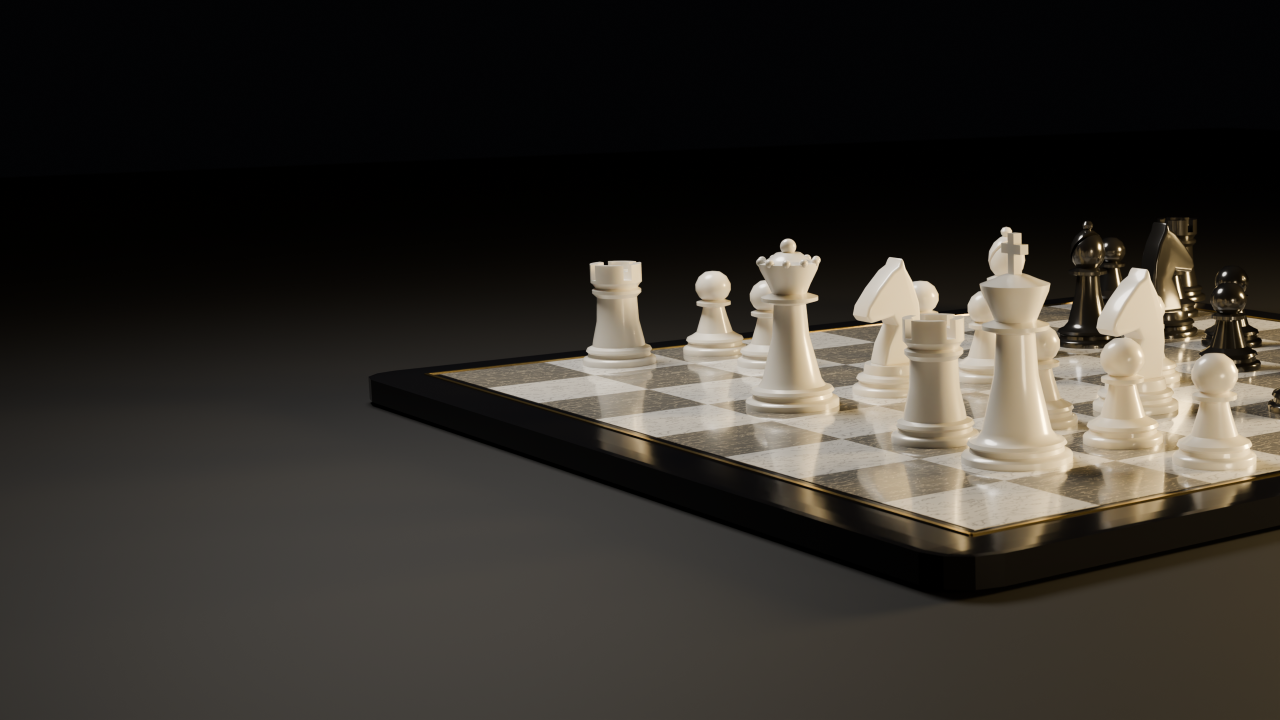
#> input picture assets_src/steam/illustrations/steam_large.png, 2560 x 1440 px, found by its file name (shown at 1/2 size)
$ python capsules.py
#> lines starting #> are read from the running program, lines starting #| are printed output that depends on the picture
"""Images de la page Steam de SickChess (formats Steamworks, verifies le 17/10/2026)."""
import os
from PIL import Image, ImageDraw, ImageFont, ImageFilter
B = "/tmp/claude-0/-home-claude/871d864b-9b4a-5f6b-b2d5-d5bfbc1b0e87/scratchpad/blender/out"
L = "/home/claude/logo"
LARGE = Image.open(f"{B}/steam_large.png").convert("RGB")
CENTRE = Image.open(f"{B}/steam_large_centre.png").convert("RGB")
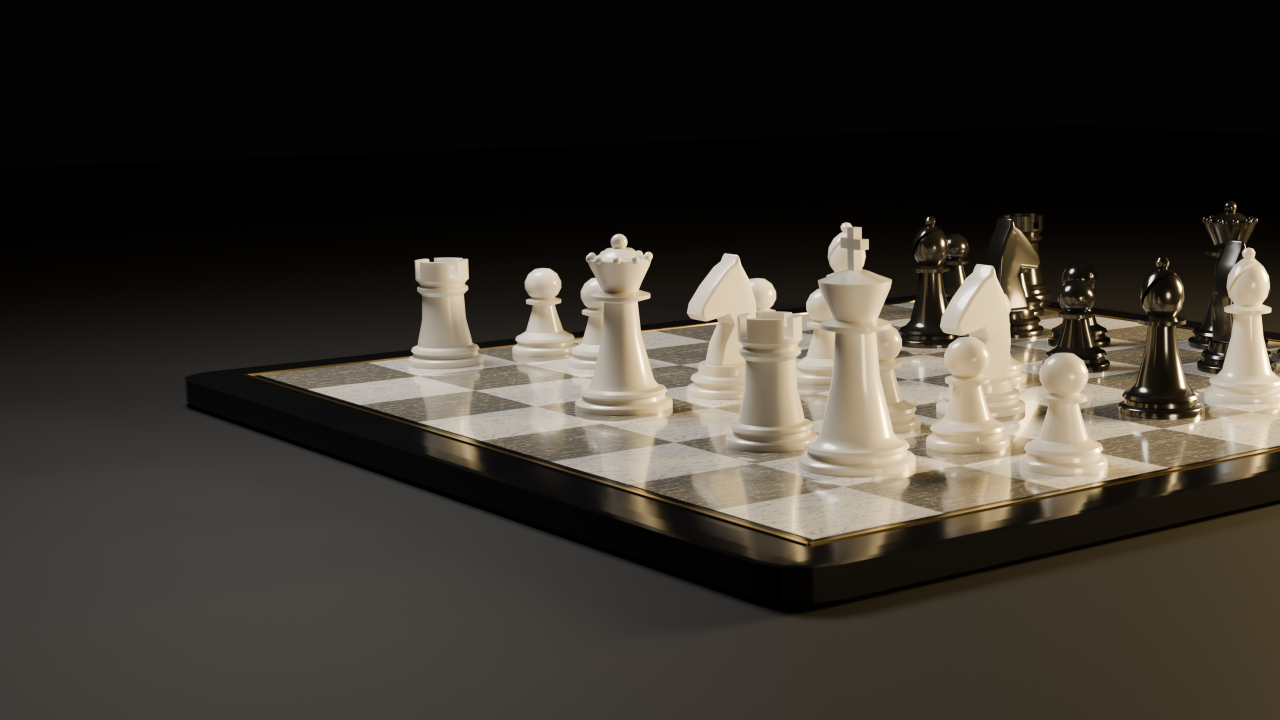
#> input picture assets_src/steam/illustrations/steam_large_centre.png, 2560 x 1440 px, found by its file name (shown at 1/2 size)
HAUT = Image.open(f"{B}/steam_haut.png").convert("RGB")
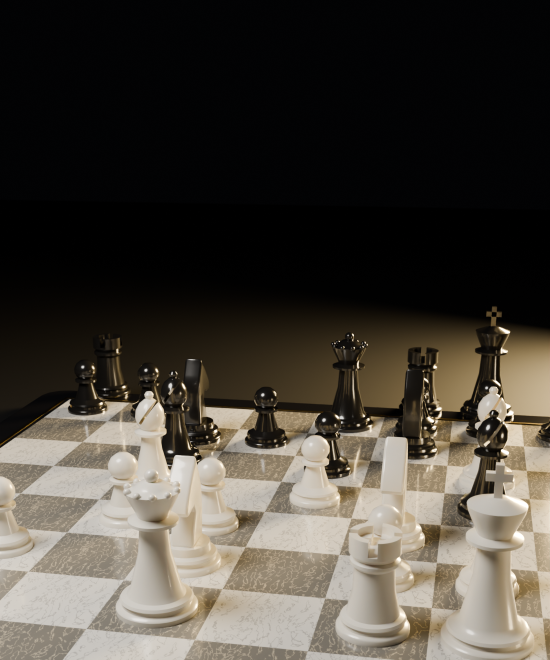
#> input picture assets_src/steam/illustrations/steam_haut.png, 1100 x 1320 px, found by its file name (shown at 1/2 size)
#> (the run stopped early here; a loop or call above may not have finished)
